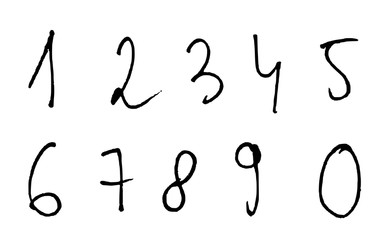
#> input picture Number_Test_Data/011.png, 392 x 239 px; its folder holds only this picture in this run
$ python -i preprocessing.py   (imports and definitions only)
#> lines starting #> are read from the running program, lines starting #| are printed output that depends on the picture; after the words box and inside, x2 and y2 are one past the last pixel; in counts of white or black regions, pixels touching at a corner belong together
import cv2
import os
import matplotlib.pyplot as plt
import numpy as np


def preprocess_images(image_paths):
#> called with image_paths = '../Number_Test_Data/011.png'
        all_digits = []  # List to store digits for each image
        print(f"Processing image: {image_paths}")
        raw_image = cv2.imread(image_paths)
#> raw_image is the input picture: shape (239, 392, 3); min 0, max 255, mean 242.5
        resized_image = cv2.resize(raw_image, (580, 580), interpolation=cv2.INTER_AREA)
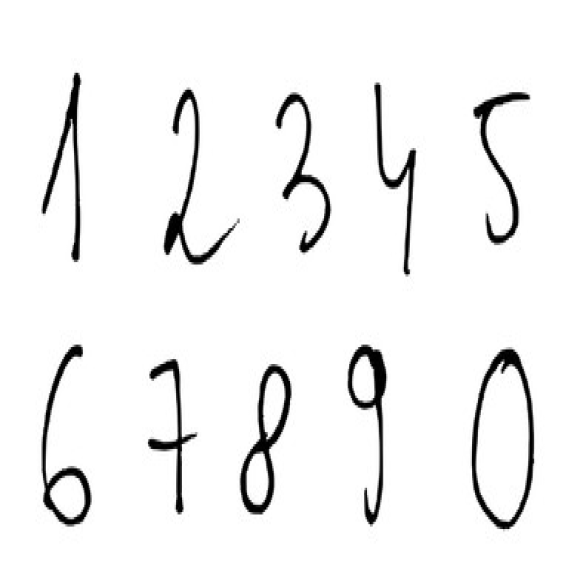
#> resized_image: shape (580, 580, 3); min 0, max 255, mean 242.5
        cv2.imshow("Image", resized_image)
        cv2.waitKey(0)

        # Convert to grayscale
        gray_image = cv2.cvtColor(resized_image, cv2.COLOR_BGR2GRAY)

        # Apply CLAHE for contrast enhancement
        clahe = cv2.createCLAHE(clipLimit=2.0, tileGridSize=(10, 10))
        enhanced_image = clahe.apply(gray_image)
        cv2.imshow("Enhanced Image", enhanced_image)
        cv2.waitKey(0)

        # Apply adaptive thresholding to create a binary image
        _, thresholded_image = cv2.threshold(enhanced_image, 85, 225, cv2.THRESH_BINARY_INV)
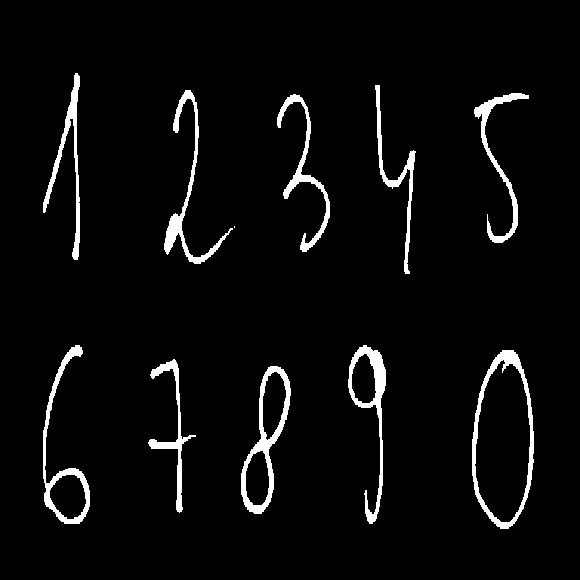
#> thresholded_image: shape (580, 580); values 0 (black) and 225 (white), 4.2% white; 11 white regions (1 under 20 px), largest, box (x1, y1, x2, y2) and area: (472, 350, 534, 529) 1872, (241, 366, 291, 514) 1730, (348, 345, 386, 524) 1553
        cv2.imshow("Thresholded Image", thresholded_image)
        cv2.waitKey(0)


        # thresholded_image = cv2.adaptiveThreshold(
        #     enhanced_image, 255, cv2.ADAPTIVE_THRESH_GAUSSIAN_C,
        #     cv2.THRESH_BINARY_INV, 25, 12
        # )
        # cv2.imshow("Thresholded Image", thresholded_image)
        # cv2.waitKey(0)

        # Detect and remove lines using Hough Line Transform

        lines = cv2.HoughLinesP(thresholded_image, 1, np.pi / 180, 100, minLineLength=30, maxLineGap=19.5)
#> lines = 44 rows, first 6: [76, 259, 76, 73], [379, 167, 379, 85], [380, 498, 380, 354], [381, 494, 381, 355], [178, 511, 178, 368], [77, 259, 77, 155]
        if lines is not None:
            for line in lines:
                x1, y1, x2, y2 = line[0]
                cv2.line(thresholded_image, (x1, y1), (x2, y2), (0,0,0),2)
#> this loop made 44 passes
#> (x1, y1, x2, y2) on passes 1 to 12: (76, 259, 76, 73), (379, 167, 379, 85), (380, 498, 380, 354), (381, 494, 381, 355), (178, 511, 178, 368), (77, 259, 77, 155), (378, 417, 378, 352), (179, 393, 181, 511), (75, 171, 75, 73), (526, 379, 532, 469), (44, 212, 78, 75), (377, 414, 377, 350)
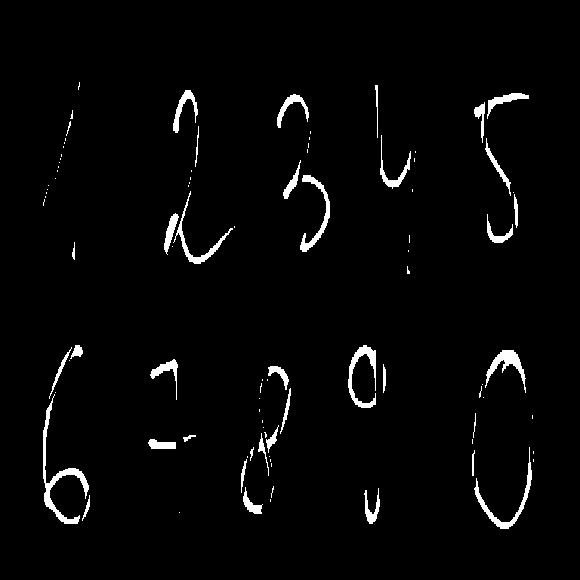
#> thresholded_image: shape (580, 580); values 0 (black) and 225 (white), 2.5% white; 94 white regions (57 under 20 px)
        cv2.imshow("Lines Removed", thresholded_image)
        cv2.waitKey(0)

        # [13 lines of commented-out code are left out]
        contours, _ = cv2.findContours(thresholded_image, cv2.RETR_EXTERNAL, cv2.CHAIN_APPROX_SIMPLE)
#> contours = 94 contours, 62 with area under 20; largest, box (x1, y1, x2, y2) and area: (43, 394, 89, 524) 726, (348, 345, 376, 408) 460, (474, 447, 532, 529) 452, (485, 350, 526, 393) 430, (300, 175, 330, 252) 419
        debug_image = cv2.cvtColor(thresholded_image.copy(), cv2.COLOR_GRAY2BGR)
#> debug_image: shape (580, 580, 3); values 0 (black) and 225 (white), 2.5% white; 94 white regions (57 under 20 px), largest, box (x1, y1, x2, y2) and area: (43, 394, 89, 524) 937, (348, 345, 376, 408) 595, (474, 447, 532, 529) 594
        bounding_boxes = []
        for c in contours:
            x, y, w, h = cv2.boundingRect(c)
            area = cv2.contourArea(c)
            # Filter out too-small or too-large bounding boxes
            if w < 3 or h < 10 or w > 200 or h > 200:
                continue
            bounding_boxes.append((x, y, w, h))
            cv2.rectangle(debug_image, (x, y), (x+w, y+h), (0, 255, 0), 2)
#> this loop made 94 passes
#> (x, y, w, h, area) on passes 3, 4, 5, 10, 14, 15, 18, 19, 20, 23, 30, 32: (82, 495, 8, 26, 35.5), (364, 488, 16, 36, 169.5), (243, 487, 20, 27, 160.5), (241, 459, 6, 34, 44.5), (472, 450, 3, 26, 22.5), (474, 447, 58, 82, 452), (148, 439, 28, 10, 173.5), (183, 435, 13, 7, 25), (258, 433, 11, 43, 55.5), (266, 425, 13, 28, 83), (43, 394, 46, 130, 726), (280, 388, 11, 46, 76.5)
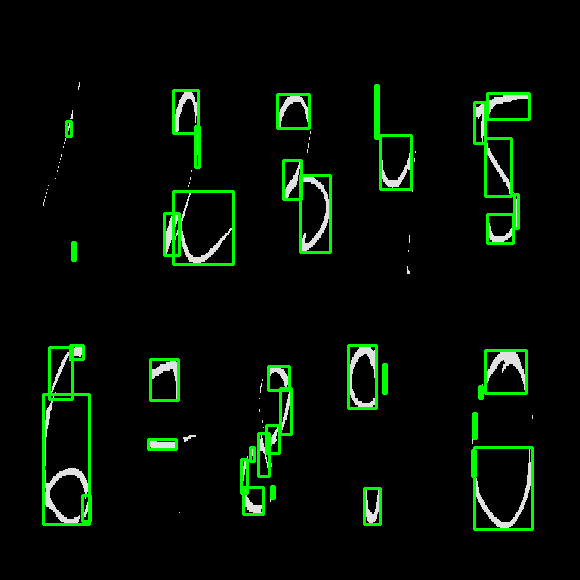
#> debug_image: shape (580, 580, 3); mean B, G, R 4.6, 14.2, 4.6
#> after the loop, bounding_boxes = 38 items, first 6: (82, 495, 8, 26), (364, 488, 16, 36), (243, 487, 20, 27), (271, 486, 3, 12), (241, 459, 6, 34), (472, 450, 3, 26)
        cv2.imshow("Bounding Boxes", debug_image)
        cv2.waitKey(0)


        # Sort by y first (for multiple rows) then x (for left-to-right)
        bounding_boxes = sorted(bounding_boxes, key=lambda b: (b[1], b[0]))
#> bounding_boxes = 38 items, first 6: (375, 85, 3, 53), (173, 90, 25, 43), (487, 93, 42, 26), (277, 94, 32, 34), (474, 102, 11, 41), (66, 121, 5, 15)

        digit_images = []
        for x, y, w, h in bounding_boxes:
            digit_roi = thresholded_image[y:y+h, x:x+w]
            digit_28x28 = make_mnist_size(digit_roi)
            digit_images.append(digit_28x28)
#> this loop made 38 passes
#> (x, y, new_h in make_mnist_size, new_w in make_mnist_size, x_offset in make_mnist_size, y_offset in make_mnist_size) on passes 1, 2, 4, 5, 6, 7, 8, 9, 10, 11, 12, 13: (375, 85, 20, 1, 13, 4), (173, 90, 20, 12, 8, 4), (277, 94, 20, 19, 4, 4), (474, 102, 20, 5, 11, 4), (66, 121, 20, 7, 10, 4), (195, 126, 20, 2, 13, 4), (380, 135, 20, 11, 8, 4), (485, 138, 20, 9, 9, 4), (283, 160, 20, 9, 9, 4), (300, 175, 20, 8, 10, 4), (173, 191, 20, 16, 6, 4), (514, 194, 20, 2, 13, 4)
#> (x, y) on passes 21 to 26: (150, 359), (383, 364), (268, 366), (479, 386), (280, 388), (43, 394)
#> pass 2, in preprocess_images, `digit_roi = thresholded_image[y:y+h, x:x+w]`:
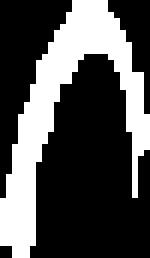
#> digit_roi: shape (43, 25) (shown 6 times larger); values 0 (black) and 225 (white), 31.4% white; 1 white region, box (x1, y1, x2, y2) and area: (0, 0, 25, 43) 338
#> pass 3, in preprocess_images, `digit_roi = thresholded_image[y:y+h, x:x+w]`:
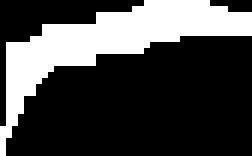
#> digit_roi: shape (26, 42) (shown 6 times larger); values 0 (black) and 225 (white), 27.7% white; 1 white region, box (x1, y1, x2, y2) and area: (0, 0, 42, 26) 302

        all_digits.append(digit_images)

        # Display digits for this image
        plt.figure(figsize=(10, 2))
        for i, digit_image in enumerate(digit_images):
            plt.subplot(1, len(digit_images), i+1)
            plt.imshow(digit_image, cmap="gray")
            plt.axis("off")
#> this loop made 38 passes
        plt.show()
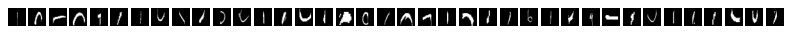
#> figure drawn by matplotlib, 38 panels

        return all_digits

def make_mnist_size(image, size=28):
    h, w = image.shape
    if h > w:
        new_h = 20
        new_w = int(round(w * 20.0 / h))
    else:
        new_w = 20
        new_h = int(round(h * 20.0 / w))
    resized_image = cv2.resize(image, (new_w, new_h), interpolation=cv2.INTER_AREA)
    canvas = np.zeros((28, 28), dtype=np.uint8)
    x_offset = (28 - new_w) // 2
    y_offset = (28 - new_h) // 2
    canvas[y_offset:y_offset+new_h, x_offset:x_offset+new_w] = resized_image
    canvas = shift_to_center_of_mass(canvas)
    return canvas

def shift_to_center_of_mass(image):
    m = cv2.moments(image)
    if m["m00"] == 0:
        return image
    c_x = int(m["m10"] / m["m00"])
    c_y = int(m["m01"] / m["m00"])
    shift_x = 14 - c_x
    shift_y = 14 - c_y
    M = np.float32([[1, 0, shift_x], [0, 1, shift_y]])
    shifted = cv2.warpAffine(image, M, (28, 28), borderValue=0)
    return shifted


# [44 lines left out: function process_video, not called in this run]

>>> result = preprocess_images('../Number_Test_Data/011.png')

$ run again, on Number_Test_Data/012.png
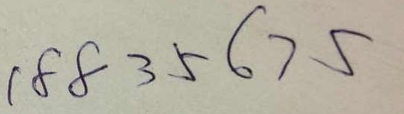
#> input picture Number_Test_Data/012.png, 404 x 114 px
#> in preprocess_images, raw_image is the input picture: shape (114, 404, 3); mean B, G, R 162.6, 177.1, 181.4
#> lines = 19 rows, first 6: [474, 158, 505, 381], [474, 167, 504, 385], [111, 291, 123, 476], [249, 224, 279, 411], [55, 325, 66, 492], [475, 155, 506, 381]
#> the loop in preprocess_images, `for line in lines:` made 19 passes
#> after the loop in preprocess_images, `for line in lines:`:
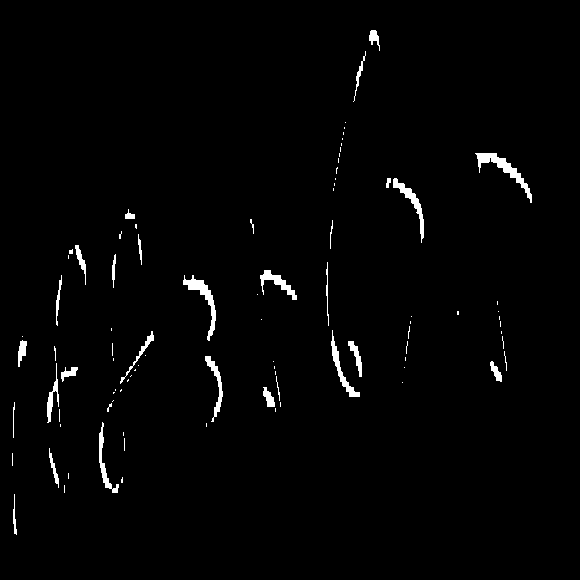
#> thresholded_image: shape (580, 580); values 0 (black) and 225 (white), 1.6% white; 91 white regions (61 under 20 px)
#> contours = 91 contours, 67 with area under 20; largest, box (x1, y1, x2, y2) and area: (475, 153, 532, 203) 485, (183, 275, 216, 341) 413, (393, 178, 424, 243) 325, (331, 330, 360, 397) 284, (260, 270, 297, 300) 272
#> the loop in preprocess_images, `for c in contours:` made 91 passes
#> (x, y, w, h, area) on passes 1, 6, 11, 21, 29, 32, 33, 37: (13, 494, 4, 41, 34.5), (49, 448, 10, 40, 75), (99, 422, 20, 71, 230.5), (263, 387, 12, 20, 111), (61, 367, 17, 15, 92), (47, 363, 12, 60, 150.5), (490, 361, 12, 21, 94.5), (205, 356, 18, 66, 239.5)
#> after the loop in preprocess_images, `for c in contours:`: bounding_boxes = 29 items, first 6: (13, 494, 4, 41), (49, 448, 10, 40), (99, 422, 20, 71), (263, 387, 12, 20), (276, 376, 4, 25), (61, 367, 17, 15)
#> in preprocess_images, `bounding_boxes = sorted(bounding_boxes, key=lambda b: (b[1], b[0]))`: bounding_boxes = 29 items, first 6: (369, 30, 11, 21), (353, 51, 13, 51), (475, 153, 57, 50), (386, 178, 5, 10), (393, 178, 31, 65), (125, 209, 10, 10)
#> the loop in preprocess_images, `for x, y, w, h in bounding_boxes:` made 29 passes
#> (x, y, new_h in make_mnist_size, new_w in make_mnist_size, x_offset in make_mnist_size, y_offset in make_mnist_size) on passes 1, 2, 4, 5, 7, 8, 9, 10: (369, 30, 20, 10, 9, 4), (353, 51, 20, 5, 11, 4), (386, 178, 20, 10, 9, 4), (393, 178, 20, 10, 9, 4), (250, 219, 20, 5, 11, 4), (330, 220, 20, 2, 13, 4), (138, 234, 20, 3, 12, 4), (75, 245, 20, 6, 11, 4)
#> pass 3, in shift_to_center_of_mass (call 3), `shifted = cv2.warpAffine(image, M, (28, 28), borderValue=0)`:
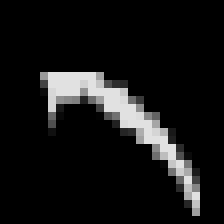
#> shifted: shape (28, 28) (shown 8 times larger); min 0, max 225, mean 21.3
#> after the loop in preprocess_images, `for x, y, w, h in bounding_boxes:`: digit_images = 29 items
#> the loop in preprocess_images, `for i, digit_image in enumerate(digit_images):` made 29 passes
#> result = 1 item
